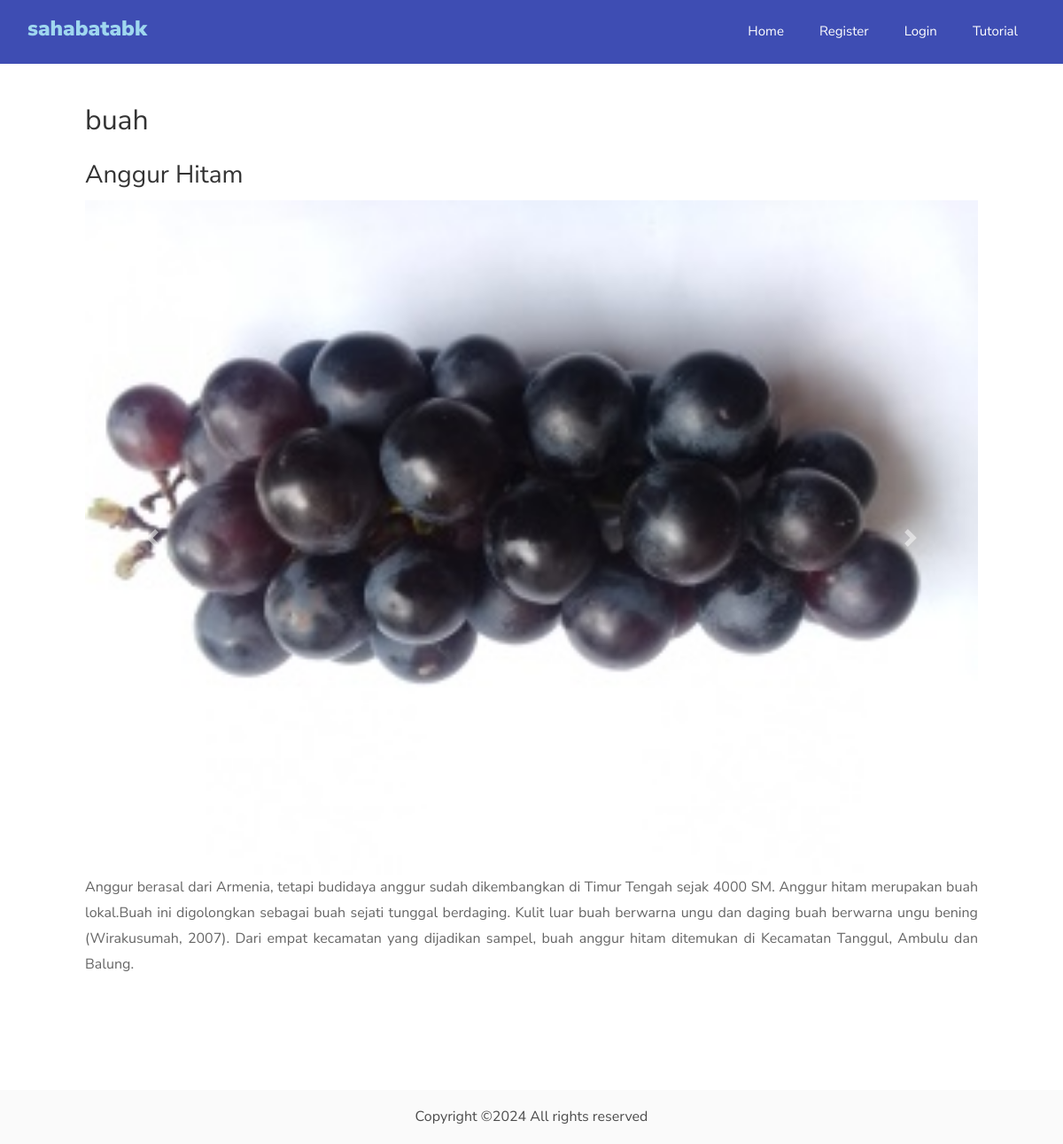
The page /search/detail/05-01-20185a4f30c76ca70 on the database its author committed.
### tables this page shows
CREATE TABLE `ensiklopedia_data` (
  `data_id` varchar(100) NOT NULL,
  `kategori` varchar(50) NOT NULL,
  `nama` varchar(255) DEFAULT NULL,
  `jenis` varchar(255) DEFAULT NULL,
  `deskripsi` longtext DEFAULT NULL,
  `kandungan` text DEFAULT NULL,
  `manfaat` text DEFAULT NULL,
  `klasifikasi` text DEFAULT NULL,
  `sub_klasifikasi` text DEFAULT NULL,
  `video` varchar(255) DEFAULT NULL,
  `created_at` datetime NOT NULL,
  `updated_at` timestamp NOT NULL DEFAULT current_timestamp(),
  `is_active` int(1) NOT NULL DEFAULT 1,
  `cek` int(1) NOT NULL DEFAULT 0
);

CREATE TABLE `ensiklopedia_foto` (
  `jenis_foto` varchar(250) NOT NULL,
  `id_jenis` int(11) NOT NULL,
  `id_master` varchar(100) NOT NULL
);

### application/views/main/front-end.php (called while the page is built, shortened)
<?php
$this->load->view("partials/head");
$this->load->view("partials/navbar");
$this->load->view($page,$content);

### application/controllers/Search.php (called while the page is built, shortened)
<?php
class Search extends CI_Controller
{
	public function __construct()
	{
		$this->load->model("Mbuah_sayur", "data");
	}
	public function detail($data_id = "")
	{
		$data["content"] = $this->data->getById(array("data_id" => $data_id));
		$data["page"] = "pages/search/search_detail";
		$this->load->view("main/front-end", $data);
	}
}

### index.php (called while the page is built, shortened)
<?php
require_once BASEPATH.'core/CodeIgniter.php';

### application/models/Mbuah_sayur.php (called while the page is built, shortened)
<?php
class Mbuah_sayur extends CI_Model
{
	public function getById($where = array())
	{
		return $this->db->where($where)->get("ensiklopedia_data")->row();
	}
}

### application/views/pages/search/search_detail.php (the view, shortened to what this page needs)
<section class="ftco-section ">
	<div class="container">
		<div class="row p-5">
			<div class="p-5 order-md-last ftco-animate">
				<h2 class="mb-3"><?= $content->kategori ?></h2>
				<h3><?= $content->nama ?></h3>
				<?php
				$foto = $this->db->where("id_master", $content->data_id)->get("ensiklopedia_foto")->result();
				?>
				<div id="carouselExampleIndicators" class="carousel slide" data-ride="carousel">
					<ol class="carousel-indicators">
						<?php foreach ($foto as $key => $item): ?>
							<li data-target="#carouselExampleIndicators"
								data-slide-to="<?= $key ?>" <?= $key == 0 ? 'class="active"' : '' ?>></li>
						<?php endforeach; ?>
					</ol>
					<div class="carousel-inner">
						<?php foreach ($foto as $key => $item): ?>
							<div class="carousel-item <?= $key == 0 ? 'active' : '' ?>">
								<img class="d-block w-100" src="<?= base_url("img/$item->jenis_foto") ?>" alt="First slide">
							</div>
						<?php endforeach; ?>
					</div>
					<a class="carousel-control-prev" href="#carouselExampleIndicators" role="button" data-slide="prev">
						<span class="carousel-control-prev-icon" aria-hidden="true"></span>
					</a>
					<a class="carousel-control-next" href="#carouselExampleIndicators" role="button" data-slide="next">
						<span class="carousel-control-next-icon" aria-hidden="true"></span>
					</a>
				</div>
				<p class="text-justify"><?= $content->deskripsi ?></p>
			</div>
		</div>
	</div>
</section>

### rows shown on the page
ensiklopedia_data: kategori "buah", nama "Anggur Hitam", deskripsi "Anggur berasal dari Armenia, tetapi budidaya anggur sudah dikembangkan di Timur Tengah sejak 4000 SM. Anggur hitam merupakan buah lokal.Buah ini digolongkan sebagai buah sejati tunggal berdaging. Kulit luar buah berwarna ungu dan daging buah berwarna ungu bening (Wirakusumah, 2007). Dari empat kecamatan yang dijadikan sampel, buah anggur hitam ditemukan di Kecamatan Tanggul, Ambulu dan Balung."
ensiklopedia_foto: jenis_foto (picture)
